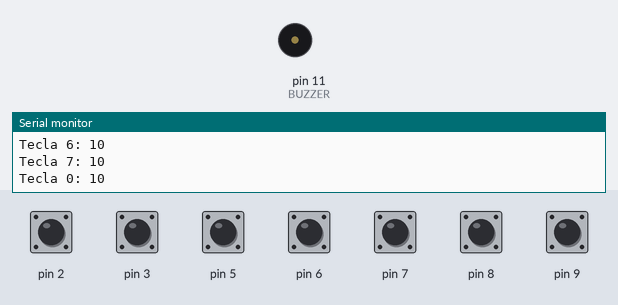
This sketch was run on a simulated Arduino Uno, built with avr-gcc and run on an emulated ATmega328P. On the bench: buzzer (waves = sounding), the last lines printed to the serial monitor. The inputs (shaded band) are chosen by the test bench; at power-on: pin 2, pin 3, pin 5–9 HIGH.

Above: at 1.2 s.
1.3 s: pin 7 pulled LOW for 0.15 s
At 1.36 s:
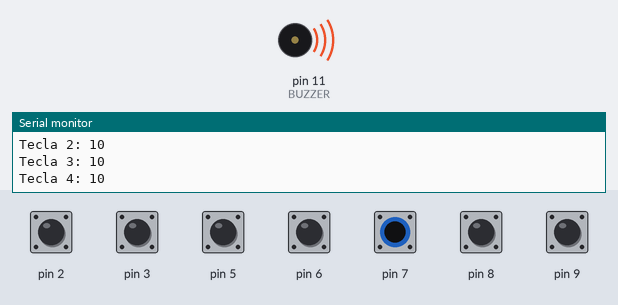
3.0 s: pin 2 pulled LOW for 1 s
At 5.3 s:
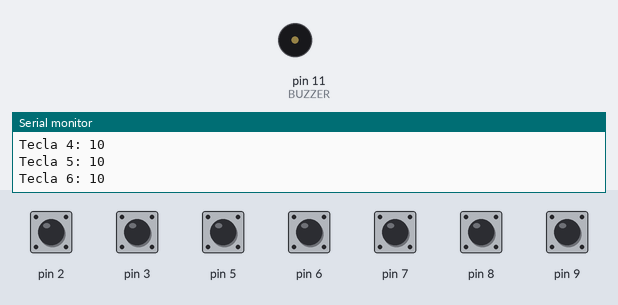
7.0 s: pin 3 pulled LOW for 0.15 s
At 7.16 s:
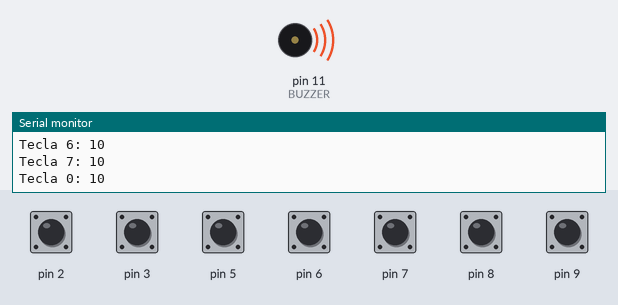
10.1 s: pin 5 pulled LOW for 0.15 s
At 11.8 s:
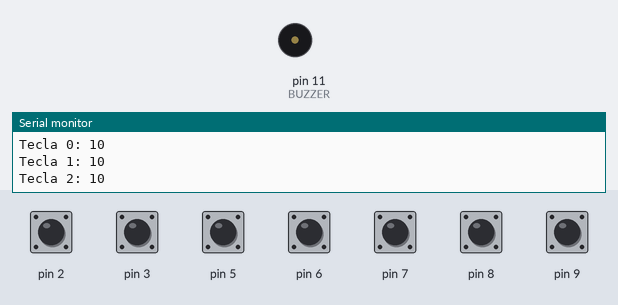
13.2 s: pin 6 pulled LOW for 0.15 s
At 14.5 s:
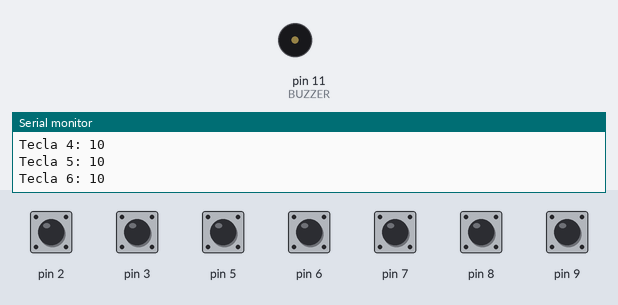
14.8 s: pin 8 pulled LOW for 0.15 s
At 16.2 s:
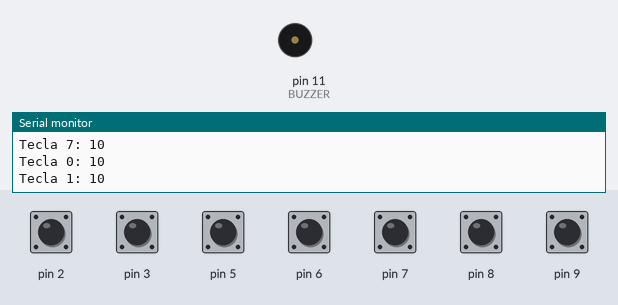
Timing chart, 0 to 17.8 s (numbered marks = the images above; inputs shaded):
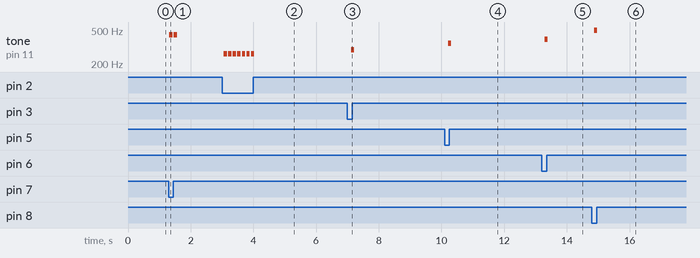

Measured:
- after the input at 1.3 s, tone on pin 11 (BUZZER): alternates 440 Hz for 0.10 s and silent for 0.04 s, 4 changes in all, then stays silent, starting at once
- after the input at 3.0 s, tone on pin 11 (BUZZER): alternates 262 Hz for 0.10 s and silent for 0.04 s, 14 changes in all, then stays silent, starting after 0.05 s
- after the input at 7.0 s, tone on pin 11 (BUZZER): silent → 294 Hz after 0.12 s, → silent 0.10 s later
- after the input at 10.1 s, tone on pin 11 (BUZZER): silent → 349 Hz after 0.11 s, → silent 0.10 s later
- after the input at 13.2 s, tone on pin 11 (BUZZER): silent → 392 Hz after 0.09 s, → silent 0.10 s later
- after the input at 14.8 s, tone on pin 11 (BUZZER): silent → 494 Hz after 0.07 s, → silent 0.10 s later

The sketch:

sketch_mar19c.ino
```cpp
#include <CapacitiveSensor.h>

#define BUZZER 11
#define NUM_KEYS 8

CapacitiveSensor cs[NUM_KEYS] = {
    CapacitiveSensor(4, 2),
    CapacitiveSensor(4, 3),
    CapacitiveSensor(4, 4),
    CapacitiveSensor(4, 5),
    CapacitiveSensor(4, 6),
    CapacitiveSensor(4, 7),
    CapacitiveSensor(4, 8),
    CapacitiveSensor(4, 9)
};

const int notes[NUM_KEYS] = {262, 294, 330, 349, 392, 440, 494, 523};

void setup() {
    pinMode(BUZZER, OUTPUT);
    Serial.begin(9600);
}

void loop() {
    for (int i = 0; i < NUM_KEYS; i++) {
        long touchValue = cs[i].capacitiveSensor(30);
        Serial.print("Tecla "); Serial.print(i); Serial.print(": ");
        Serial.println(touchValue);

        if (touchValue > 1000) { // Ajuste esse valor conforme necessário
            tone(BUZZER, notes[i]);
            delay(100);
        } else {
            noTone(BUZZER);
        }
    }
}
```
